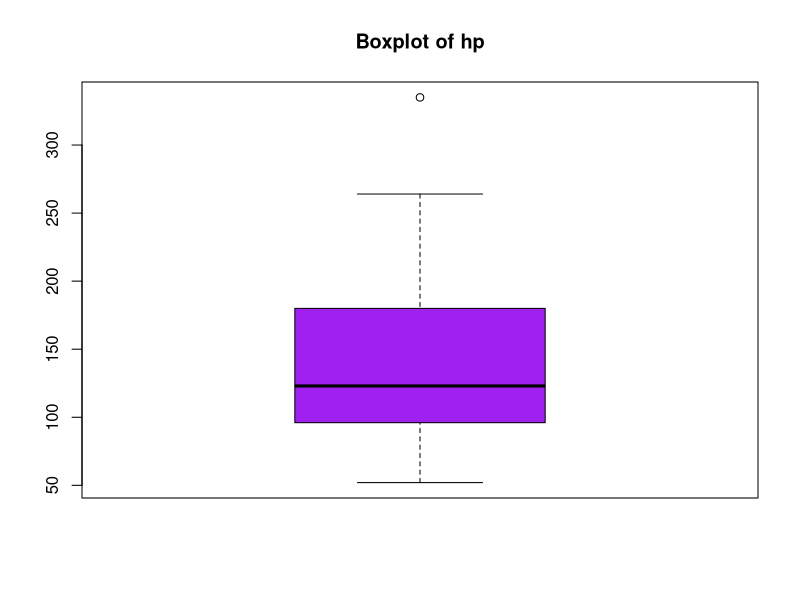
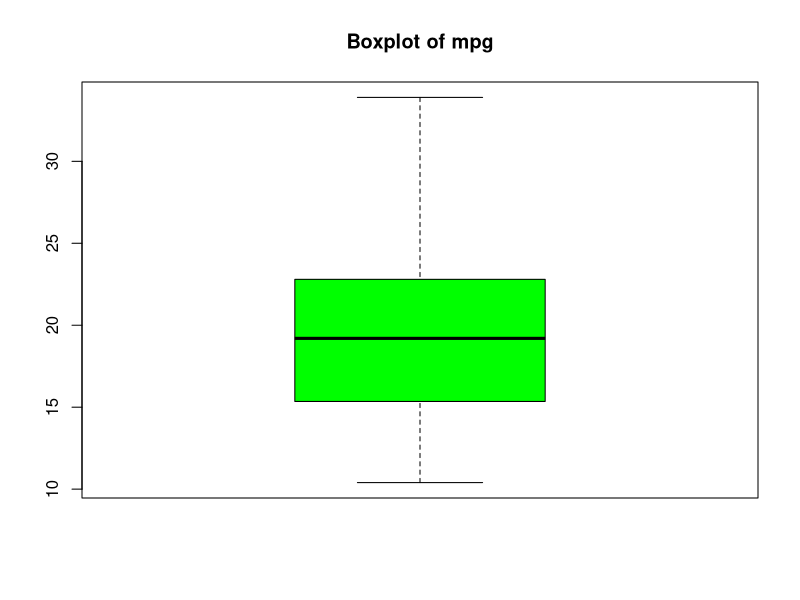
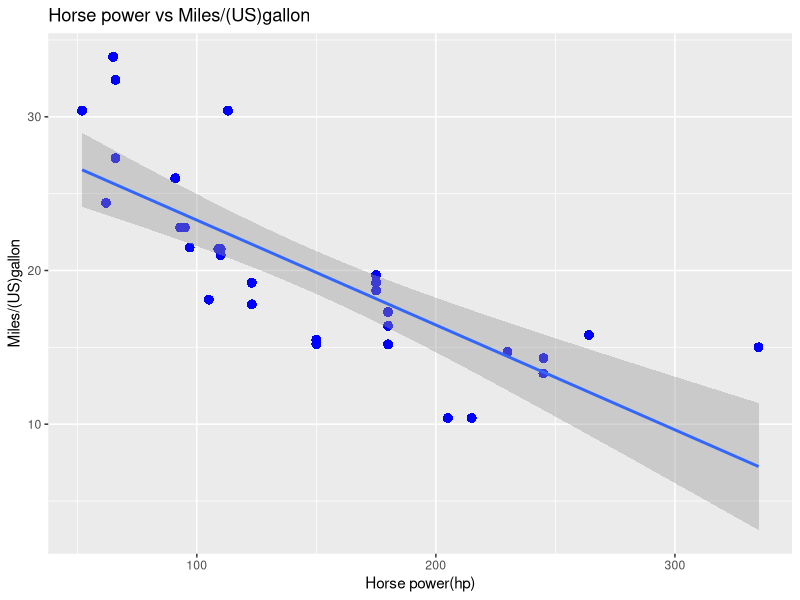

These figures' R source, in order:
## ---- chunk 1
knitr::opts_chunk$set(echo = TRUE)
## ---- chunk 2
data("mtcars")
library(ggplot2)
## ---- chunk 3
?mtcars
head(mtcars,8)
## ---- chunk 4
mpg_hp<-c("mpg","hp")
result<-sapply(mtcars[mpg_hp],function(x)c(mean=mean(x),sd=sd(x)))
result
## ---- chunk 5
hp_summary<-fivenum(mtcars$hp)
hp_summary
## ---- chunk 6
boxplot(mtcars["hp"], col = "purple",main = "Boxplot of hp")
## ---- chunk 7
mpg_summary<-fivenum(mtcars$mpg)
mpg_summary
## ---- chunk 8
boxplot(mtcars["mpg"], col = "green",main = "Boxplot of mpg")
## ---- chunk 9
lowest_hp<-rownames(mtcars)[which.min((mtcars$hp))]
lowest_hp
highest_hp<-rownames(mtcars)[which.max((mtcars$hp))]
highest_hp
## ---- chunk 10
lowest_mpg<-rownames(mtcars)[which.min((mtcars$mpg))]
lowest_mpg
highest_mpg<-rownames(mtcars)[which.max((mtcars$mpg))]
highest_mpg
## ---- chunk 11
correlation<-cor(mtcars$hp,mtcars$mpg)
correlation
## ---- chunk 12
Regression_model<-lm(mpg~hp,data=mtcars)
summary(Regression_model)
## ---- chunk 13
Newdata<-data.frame(hp=c(50,100,150,200,250,300))
Predicted_mpg<-predict(Regression_model,newdata=Newdata)
Predicted_mpg
## ---- chunk 14
ggplot(data=mtcars,aes(x=hp , y=mpg))+
  geom_point(color="blue",shape=16,size=3)+
  geom_smooth(method="lm")+
  labs(x="Horse power(hp)",y="Miles/(US)gallon",title="Horse power vs Miles/(US)gallon")
  
